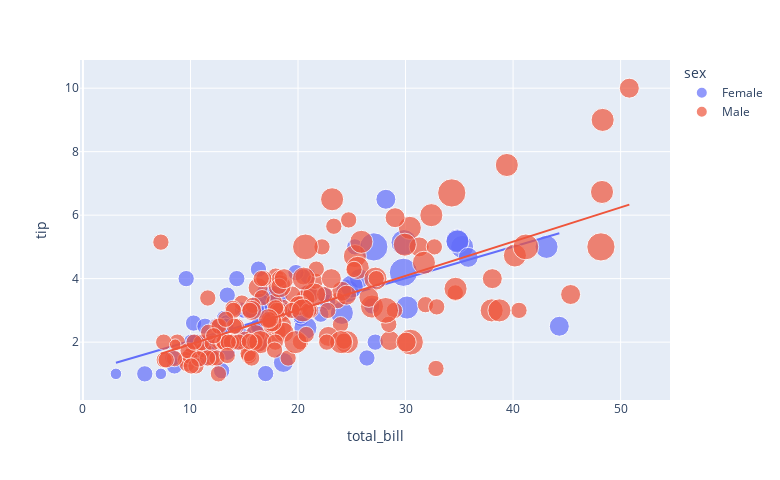

The notebook cell this image was saved under:
### Code cell
# Total bill - tip relation according to sex
figure = px.scatter(data_frame = data, x = "total_bill", y = "tip", size = "size", color = "sex", trendline = "ols", width = 780, height = 480)
figure.show()

### Figure 1 — Plotly figure (JSON) as saved in the notebook; plotly's stock layout.template omitted (floating-point values rounded to 4 significant figures; data arrays with more than 128 entries replaced by an {"elided": "..."} marker saying what was removed)
{"data": [{"hovertemplate": "sex=Female<br>total_bill=%{x}<br>tip=%{y}<br>size=%{marker.size}<extra></extra>", "legendgroup": "Female", "marker": {"color": "#636efa", "size": [2, 4, 4, 2, 3, 3, 2, 2, 2, 2, 4, 3, 2, 4, 2, 2, 1, 3, 2, 2, 2, 1, 4, 2, 2, 2, 2, 2, 3, 2, 2, 2, 1, 3, 2, 2, 2, 4, 2, 2, 6, 2, 2, 2, 2, 2, 2, 2, 2, 2, 2, 2, 6, 2, 2, 3, 2, 5, 4, 2, 3, 2, 2, 2, 2, 3, 3, 2, 4, 2, 2, 2, 2, 3, 2, 2, 3, 2, 4, 2, 3, 2, 2, 2, 3, 2, 2], "sizemode": "area", "sizeref": 0.015, "symbol": "circle"}, "mode": "markers", "name": "Female", "orientation": "v", "showlegend": true, "type": "scatter", "x": [16.99, 24.59, 35.26, 14.83, 10.33, 16.97, 20.29, 15.77, 19.65, 15.06, 20.69, 16.93, 10.29, 34.81, 26.41, 16.45, 3.07, 17.07, 26.86, 25.28, 14.73, 10.07, 34.83, 5.75, 16.32, 22.75, 11.35, 15.38, 44.3, 22.42, 20.92, 14.31, 7.25, 25.71, 17.31, 10.65, 12.43, 24.08, 13.42, 12.48, 29.8, 14.52, 11.38, 20.27, 11.17, 12.26, 18.26, 8.51, 10.33, 14.15, 13.16, 17.47, 27.05, 16.43, 8.35, 18.64, 11.87, 29.85, 25, 13.39, 16.21, 17.51, 10.59, 10.63, 9.6, 20.9, 18.15, 19.81, 43.11, 13, 12.74, 13, 16.4, 16.47, 12.76, 13.27, 28.17, 12.9, 30.14, 13.42, 15.98, 16.27, 10.09, 22.12, 35.83, 27.18, 18.78], "xaxis": "x", "y": [1.01, 3.61, 5, 3.02, 1.67, 3.5, 2.75, 2.23, 3, 3, 2.45, 3.07, 2.6, 5.2, 1.5, 2.47, 1, 3, 3.14, 5, 2.2, 1.83, 5.17, 1, 4.3, 3.25, 2.5, 3, 2.5, 3.48, 4.08, 4, 1, 4, 3.5, 1.5, 1.8, 2.92, 1.68, 2.52, 4.2, 2, 2, 2.83, 1.5, 2, 3.25, 1.25, 2, 2, 2.75, 3.5, 5, 2.3, 1.5, 1.36, 1.63, 5.14, 3.75, 2.61, 2, 3, 1.61, 2, 4, 3.5, 3.5, 4.19, 5, 2, 2.01, 2, 2.5, 3.23, 2.23, 2.5, 6.5, 1.1, 3.09, 3.48, 3, 2.5, 2, 2.88, 4.67, 2, 3], "yaxis": "y"}, {"hovertemplate": "<b>OLS trendline</b><br>tip = 0.0988779 * total_bill + 1.04802<br>R<sup>2</sup>=0.466488<br><br>sex=Female<br>total_bill=%{x}<br>tip=%{y} <b>(trend)</b><extra></extra>", "legendgroup": "Female", "marker": {"color": "#636efa", "symbol": "circle"}, "mode": "lines", "name": "Female", "showlegend": false, "type": "scatter", "x": [3.07, 5.75, 7.25, 8.35, 8.51, 9.6, 10.07, 10.09, 10.29, 10.33, 10.33, 10.59, 10.63, 10.65, 11.17, 11.35, 11.38, 11.87, 12.26, 12.43, 12.48, 12.74, 12.76, 12.9, 13, 13, 13.16, 13.27, 13.39, 13.42, 13.42, 14.15, 14.31, 14.52, 14.73, 14.83, 15.06, 15.38, 15.77, 15.98, 16.21, 16.27, 16.32, 16.4, 16.43, 16.45, 16.47, 16.93, 16.97, 16.99, 17.07, 17.31, 17.47, 17.51, 18.15, 18.26, 18.64, 18.78, 19.65, 19.81, 20.27, 20.29, 20.69, 20.9, 20.92, 22.12, 22.42, 22.75, 24.08, 24.59, 25, 25.28, 25.71, 26.41, 26.86, 27.05, 27.18, 28.17, 29.8, 29.85, 30.14, 34.81, 34.83, 35.26, 35.83, 43.11, 44.3], "xaxis": "x", "y": [1.352, 1.617, 1.765, 1.874, 1.889, 1.997, 2.044, 2.046, 2.065, 2.069, 2.069, 2.095, 2.099, 2.101, 2.152, 2.17, 2.173, 2.222, 2.26, 2.277, 2.282, 2.308, 2.31, 2.324, 2.333, 2.333, 2.349, 2.36, 2.372, 2.375, 2.375, 2.447, 2.463, 2.484, 2.504, 2.514, 2.537, 2.569, 2.607, 2.628, 2.651, 2.657, 2.662, 2.67, 2.673, 2.675, 2.677, 2.722, 2.726, 2.728, 2.736, 2.76, 2.775, 2.779, 2.843, 2.854, 2.891, 2.905, 2.991, 3.007, 3.052, 3.054, 3.094, 3.115, 3.117, 3.235, 3.265, 3.297, 3.429, 3.479, 3.52, 3.548, 3.59, 3.659, 3.704, 3.723, 3.736, 3.833, 3.995, 4.0, 4.028, 4.49, 4.492, 4.534, 4.591, 5.311, 5.428], "yaxis": "y"}, {"hovertemplate": "sex=Male<br>total_bill=%{x}<br>tip=%{y}<br>size=%{marker.size}<extra></extra>", "legendgroup": "Male", "marker": {"color": "#EF553B", "size": {"elided": "157 int values"}, "sizemode": "area", "sizeref": 0.015, "symbol": "circle"}, "mode": "markers", "name": "Male", "orientation": "v", "showlegend": true, "type": "scatter", "x": {"elided": "157 float values"}, "xaxis": "x", "y": {"elided": "157 float values"}, "yaxis": "y"}, {"hovertemplate": "<b>OLS trendline</b><br>tip = 0.107861 * total_bill + 0.852148<br>R<sup>2</sup>=0.448569<br><br>sex=Male<br>total_bill=%{x}<br>tip=%{y} <b>(trend)</b><extra></extra>", "legendgroup": "Male", "marker": {"color": "#EF553B", "symbol": "circle"}, "mode": "lines", "name": "Male", "showlegend": false, "type": "scatter", "x": {"elided": "157 float values"}, "xaxis": "x", "y": {"elided": "157 float values"}, "yaxis": "y"}], "layout": {"height": 480, "legend": {"itemsizing": "constant", "title": {"text": "sex"}, "tracegroupgap": 0}, "margin": {"t": 60}, "width": 780, "xaxis": {"anchor": "y", "autorange": true, "domain": [0, 1], "range": [-0.2773, 54.6], "title": {"text": "total_bill"}, "type": "linear"}, "yaxis": {"anchor": "x", "autorange": true, "domain": [0, 1], "range": [0.1769, 10.89], "title": {"text": "tip"}, "type": "linear"}}}
